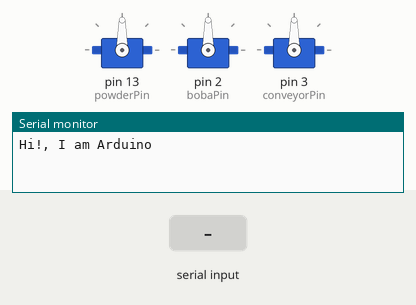
Simulated run of this sketch. Board: Arduino Uno, built with avr-gcc and run on an emulated ATmega328P. Shown: 3 × servo, the last lines printed to the serial monitor. The test bench sets the inputs (shaded band).

Above: at 1.2 s.
1.3 s: "1" received over Serial
At 2.1 s:
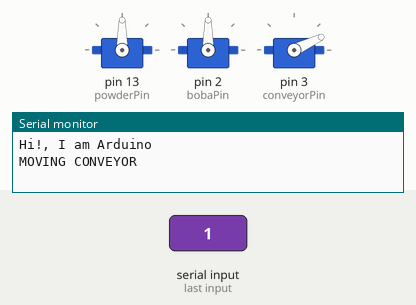
4.3 s: "2" received over Serial
At 5.1 s:
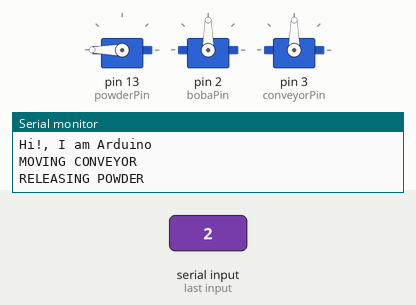
6.8 s: "4" received over Serial
At 7.5 s:
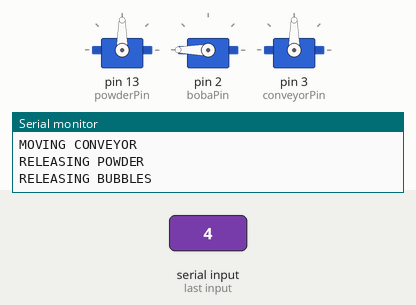
Timing chart, 0 to 9.8 s (numbered marks = the images above; inputs shaded):
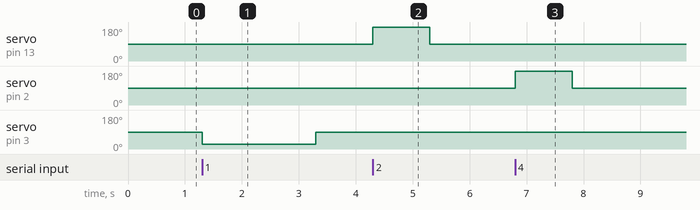

Measured:
- after the input at 1.3 s, servo on pin 3 (conveyorPin): 90° → 25° at once, → 90° 2.0 s later
- after the input at 4.3 s, servo on pin 13 (powderPin): 90° → 180° at once, → 90° 1.0 s later
- after the input at 6.8 s, servo on pin 2 (bobaPin): 90° → 180° at once, → 90° 1.0 s later

The sketch:

arduino.ino
```cpp
#include <Servo.h>

int powderPin = 13;
int bobaPin = 2;
int conveyorPin = 3;

Servo Powder;
Servo Boba;
Servo Conveyor;

void setup() {

      Powder.attach(powderPin);
      Boba.attach(bobaPin);
      Conveyor.attach(conveyorPin);

      Serial.begin(9600);
      Serial.println("Hi!, I am Arduino");
}

void loop() {

    char data = 0;

    while(Serial.available()){ data = Serial.read(); }

        if(data == '1'){ //Conveyor Belt
            Serial.println("MOVING CONVEYOR");
            Conveyor.write(25);
            delay(2000);
            Conveyor.write(90);
        }

        if(data == '2'){ //Powder
            Serial.println("RELEASING POWDER");
            Powder.write(180);
            delay(1000);
            Powder.write(90);
            delay(100);
        }

        if(data == '3'){ //Coffee Machine`
            Serial.println("TURNING ON COFFEE MACHINE");
        }

        if(data == '4'){ //Bubbles
          Serial.println("RELEASING BUBBLES");
            Boba.write(180);
            delay(1000);
            Boba.write(90);
            delay(100);
        }

}
```
